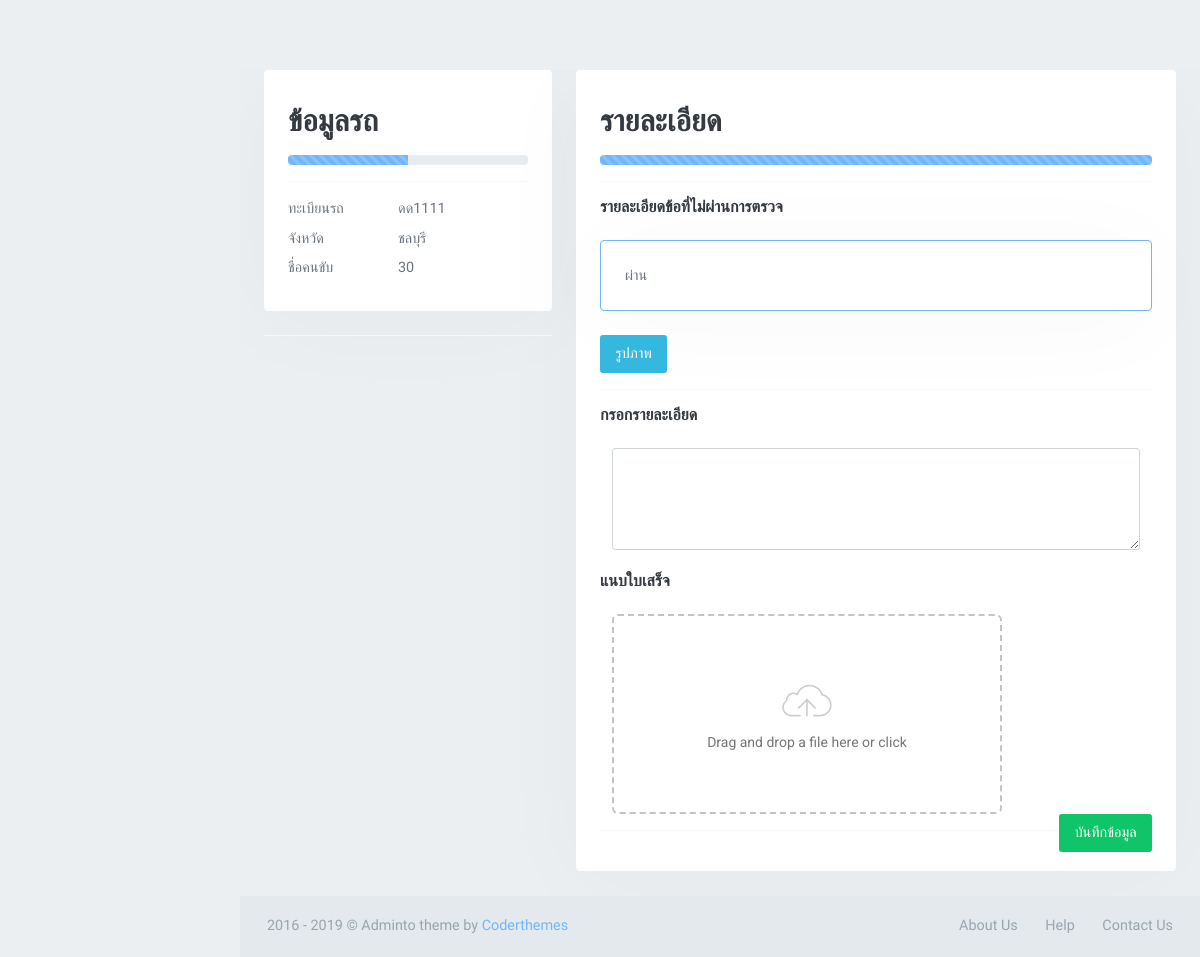
The app's page /maintenance_details2.php?car_id=42&&id=7&&carlin=ดด1111 with its own data.
### tables this page shows
CREATE TABLE `car_data` (
  `rec` int(11) NOT NULL,
  `car_id` varchar(30) NOT NULL,
  `car_name_cf` varchar(100) NOT NULL,
  `car_form` varchar(50) NOT NULL,
  `car_plate` varchar(50) NOT NULL,
  `car_province` varchar(100) NOT NULL,
  `car_licenseplatetail` varchar(100) NOT NULL,
  `car_insurance_company` varchar(100) NOT NULL,
  `dateRegis` varchar(50) NOT NULL,
  `dateExTax` varchar(50) NOT NULL,
  `dateExIns` varchar(50) NOT NULL,
  `company_id` varchar(20) NOT NULL,
  `user_update` varchar(30) NOT NULL,
  `car_status` int(5) NOT NULL DEFAULT '0',
  `date_add` datetime NOT NULL,
  `date_update` datetime NOT NULL
);

CREATE TABLE `report` (
  `report_id` int(3) NOT NULL,
  `license_car` varchar(50) NOT NULL,
  `report_topic` varchar(100) NOT NULL,
  `report_detail` varchar(255) NOT NULL,
  `image` varchar(100) NOT NULL,
  `report_status` varchar(20) NOT NULL,
  `report_date_add` datetime NOT NULL
);

### maintenance_details2.php (the view, shortened to what this page needs)
<?php
$car_id = $_GET['car_id'];
$carlin = $_GET['carlin'];
?>
<!DOCTYPE html>
<html lang="th">
<head>
    <link rel="stylesheet" href="assets/libs/morris-js/morris.css" />
    <link href="assets/libs/sweetalert2/sweetalert2.min.css" rel="stylesheet" type="text/css" />
    <link href="assets/libs/dropify/dropify.min.css" rel="stylesheet" type="text/css" />
    <link href="assets/css/bootstrap.min.css" rel="stylesheet" type="text/css" />
    <link href="assets/css/icons.min.css" rel="stylesheet" type="text/css" />
    <link href="assets/css/app.min.css" rel="stylesheet" type="text/css" />
</head>
<?php
require("maintenance_topbar.php");
?>
<body>
    <div id="wrapper">
        <div class="content-page">
            <div class="content">
                <div class="container-fluid">
                    <div class="row">
                        <div class="col-md-4">
                            <div class="card-box">
                                <h2 class="">ข้อมูลรถ</h2>
                                <div class="progress">
                                    <div class="progress-bar bg-blue progress-bar-striped progress-bar-animated"
                                        role="progressbar" aria-valuenow="3" aria-valuemin="0" aria-valuemax="100"
                                        style="width: 50%;">
                                    </div>
                                </div>
                                <hr />
                                <?php
                                        $sql = "SELECT  *  FROM car_data
                                            WHERE car_data.rec=$car_id ";
                                        $query = mysqli_query($con, $sql) or die("Database selection failed: " . mysqli_error($con));
                                        while($result = mysqli_fetch_array($query)) {
                                        ?>
                                <div class="row">
                                    <div class="col-md-12">
                                        <div class="row">
                                            <dt class="col-sm-5">ทะเบียนรถ</dt>
                                            <dd class="col-sm-7"><?php echo $result['car_plate'] ?></dd>
                                            <dt class="col-sm-5">จังหวัด</dt>
                                            <dd class="col-sm-7"><?php echo $result['car_province'] ?></dd>
                                            <dt class="col-sm-5">ชื่อคนขับ</dt>
                                            <dd class="col-sm-7"><?php echo $result['car_name_cf'] ?></dd>
                                        </div>
                                    </div>
                                </div>
                                <?php
                                    }
                                    ?>
                            </div>
                            <hr />
                        </div>
                        <div class="col-xl-8 col-md-8">
                                <div class="card-box">
                                    <h2 class="">รายละเอียด</h2>
                                    <div class="progress">
                                        <div class="progress-bar bg-blue progress-bar-striped progress-bar-animated"
                                            role="progressbar" aria-valuenow="35" aria-valuemin="0" aria-valuemax="100"
                                            style="width: 100%;">
                                        </div>
                                    </div>
                                    <hr />
                                    <form action="maintenance_update.php" method="post" enctype="multipart/form-data">
                                    <h4 class="header-title mt-0 mb-3">รายละเอียดข้อที่ไม่ผ่านการตรวจ</h4>
                            <?php
                                $select = "SELECT * FROM report WHERE license_car='$carlin' AND report_status='ไม่ผ่าน'";
                                $query = mysqli_query($con,$select);
                                while($row = mysqli_fetch_array($query)){
                                ?>
                                    <div class="card-box border border-primary mt-2" >
                                        <?php echo $row['report_detail'];?><br>
                                    </div>
                                    <button type="button" class="btn btn-info " onclick="showValue(this)"
                                    value="<?php echo $row["image"]; ?>">รูปภาพ</button><br>
                                <?php }?>
                                    <hr />
                                    <h4 class="header-title mt-0 mb-3">กรอกรายละเอียด</h4>
                                    <div class="col-sm-12">
                                        <textarea class="form-control" rows="4" name="detail_update"
                                            id="example-textarea"></textarea>
                                    </div> <br>
                                    <h4 class="header-title mt-0 mb-3">แนบใบเสร็จ</h4>
                                    <div class="col-sm-9">
                                    </div>
                                    <div class="float-right">
                                        <input type="submit" value="บันทึกข้อมูล"
                                            class="btn btn-success  waves-light ">
                                    </div>
                                    </form>
                                    <hr />
                                </div>
                    </div>
                </div>
            </div>
        </div>
    </div>
    </div>
    <footer class="footer">
        <div class="container-fluid">
            <div class="row">
                <div class="col-md-6">
                    2016 - 2019 &copy; Adminto theme by <a href="">Coderthemes</a>
                </div>
                <div class="col-md-6">
                    <div class="text-md-right footer-links d-none d-sm-block">
                        <a href="javascript:void(0);">About Us</a>
                        <a href="javascript:void(0);">Help</a>
                        <a href="javascript:void(0);">Contact Us</a>
                    </div>
                </div>
            </div>
        </div>
    </footer>
</body>
</html>

### records on screen
car_data: car_plate "ดด1111", car_province "ชลบุรี", car_name_cf "30"
report: report_detail "ผ่าน"
